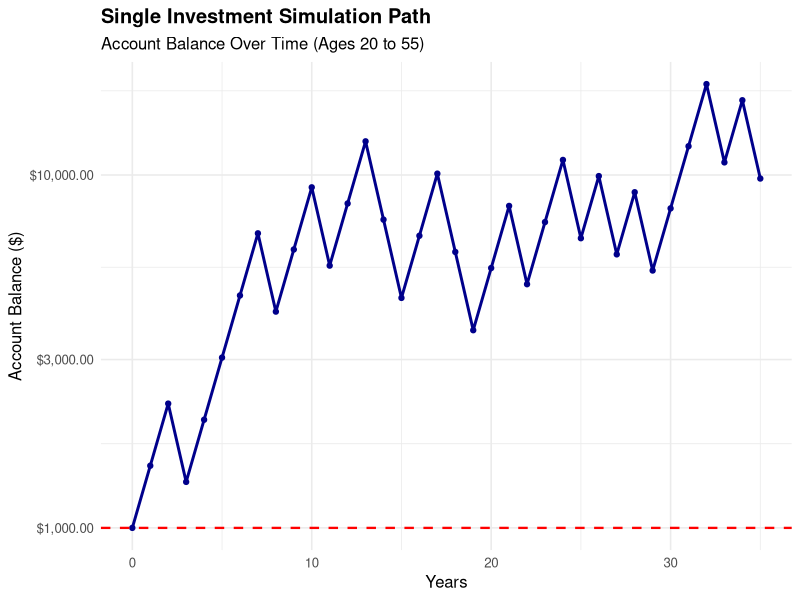
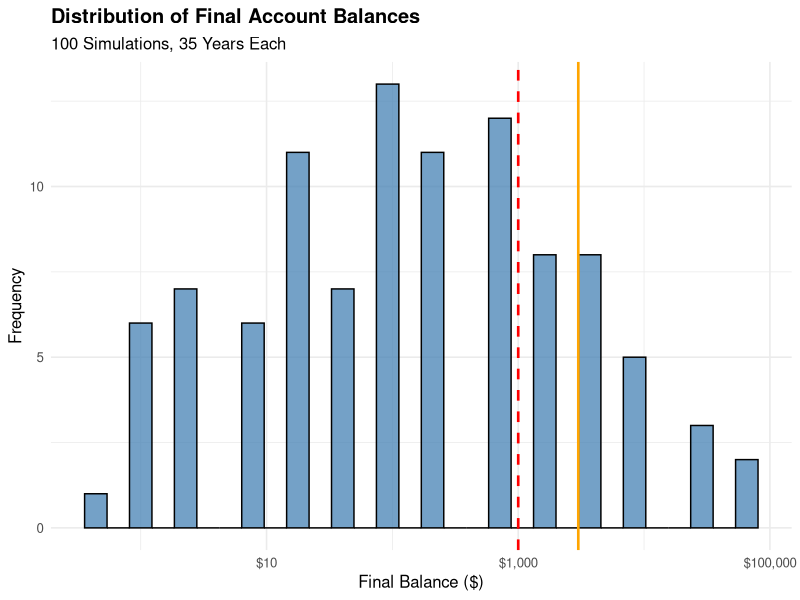
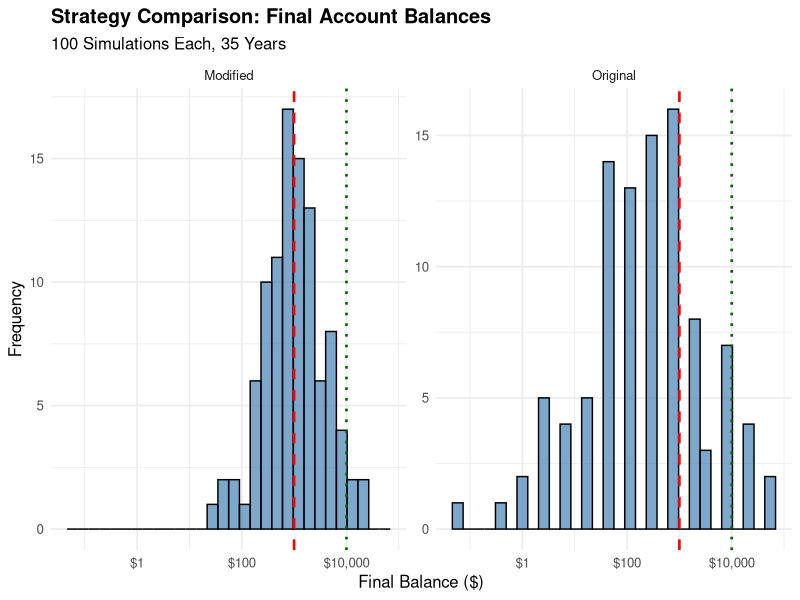
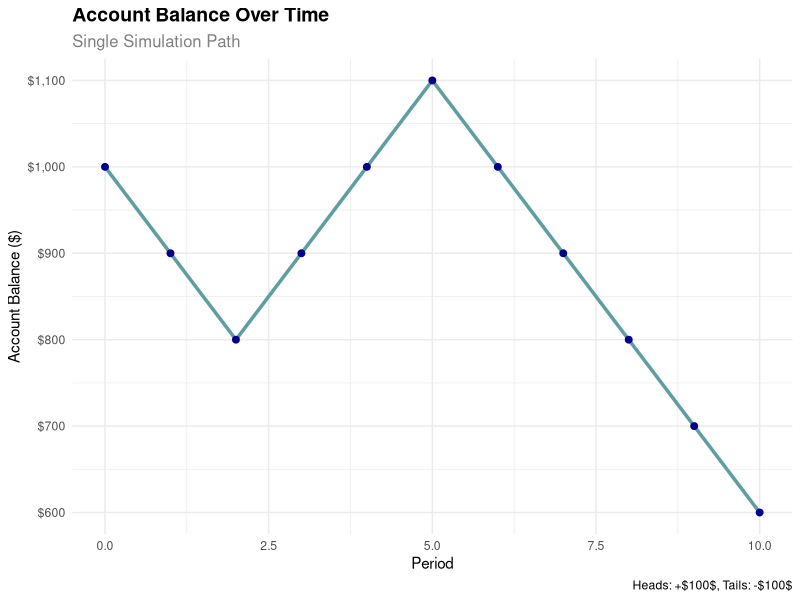
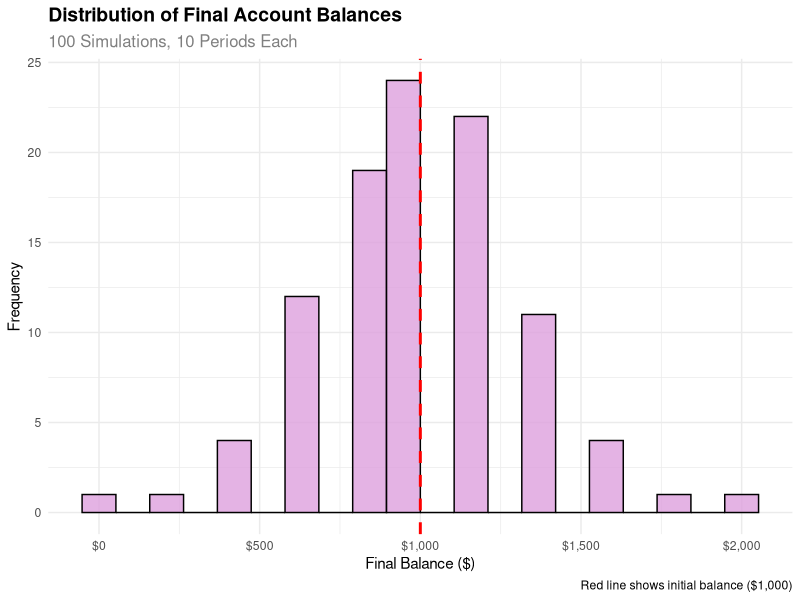

These figures' R source, in order:
## ---- chunk 1
#| label: single-simulation-plot-r
#| fig-cap: Single simulation showing account balance over time (R)
#| echo: false
#| include: true
#| eval: true

suppressPackageStartupMessages(library(tidyverse))
suppressPackageStartupMessages(library(ggplot2))

set.seed(42)

initial_balance <- 1000
n_periods <- 35

simulate_investment_path <- function(initial, periods) {
  balance <- initial
  path <- numeric(length = periods + 1)
  path[1] <- initial
  for (i in 1:periods) {
    coin_flip <- rbinom(1, 1, 0.5)
    if (coin_flip == 1) {
      balance <- balance * 1.5
    } else {
      balance <- balance * 0.6
    }
    path[i + 1] <- balance
  }
  path
}

time_series_data <- tibble(
  year = 0:n_periods,
  balance = simulate_investment_path(initial_balance, n_periods)
)

ggplot(time_series_data, aes(x = year, y = balance)) +
  geom_line(color = "darkblue", linewidth = 1) +
  geom_point(color = "darkblue", size = 1.5) +
  geom_hline(yintercept = initial_balance, linetype = "dashed", color = "red", linewidth = 0.8) +
  scale_y_log10(labels = scales::dollar_format()) +
  labs(
    title = "Single Investment Simulation Path",
    subtitle = "Account Balance Over Time (Ages 20 to 55)",
    x = "Years",
    y = "Account Balance ($)"
  ) +
  theme_minimal(base_size = 12) +
  theme(plot.title = element_text(face = "bold"))

tail_value <- tail(time_series_data$balance, 1)
cat(sprintf("Final balance: $%s\n", scales::comma(round(tail_value, 2))))
cat(sprintf("Return: %.1f%%\n", (tail_value / initial_balance - 1) * 100))
## ---- chunk 2
#| label: multiple-simulations-plot-r
#| fig-cap: Distribution of final account balances from 100 simulations (R)
#| echo: false
#| include: true
#| eval: true

suppressPackageStartupMessages(library(tidyverse))
suppressPackageStartupMessages(library(ggplot2))

set.seed(123)

initial_balance <- 1000
n_periods <- 35
n_sims <- 100

simulate_final_balance <- function(initial, periods) {
  balance <- initial
  for (i in 1:periods) {
    coin_flip <- rbinom(1, 1, 0.5)
    if (coin_flip == 1) {
      balance <- balance * 1.5
    } else {
      balance <- balance * 0.6
    }
  }
  balance
}

final_balances <- replicate(n_sims, simulate_final_balance(initial_balance, n_periods))

distribution_data <- tibble(
  sim_num = 1:n_sims,
  final_balance = final_balances
)

ggplot(distribution_data, aes(x = final_balance)) +
  geom_histogram(bins = 30, fill = "steelblue", alpha = 0.75, color = "black") +
  geom_vline(xintercept = initial_balance, color = "red", linetype = "dashed", linewidth = 0.9) +
  geom_vline(xintercept = mean(distribution_data$final_balance), color = "orange", linewidth = 0.9) +
  scale_x_log10(labels = scales::dollar_format()) +
  labs(
    title = "Distribution of Final Account Balances",
    subtitle = "100 Simulations, 35 Years Each",
    x = "Final Balance ($)",
    y = "Frequency"
  ) +
  theme_minimal(base_size = 12) +
  theme(plot.title = element_text(face = "bold"))

mean_balance <- mean(distribution_data$final_balance)
median_balance <- median(distribution_data$final_balance)
prob_above_initial <- mean(distribution_data$final_balance > initial_balance)
prob_above_10000 <- mean(distribution_data$final_balance > 10000)

cat(sprintf("Mean final balance: $%s\n", scales::comma(round(mean_balance, 2))))
cat(sprintf("Median final balance: $%s\n", scales::comma(round(median_balance, 2))))
cat(sprintf("Probability above $1,000: %.1f%%\n", prob_above_initial * 100))
cat(sprintf("Probability above $10,000: %.1f%%\n", prob_above_10000 * 100))
## ---- chunk 3
#| label: strategy-comparison-plot-r
#| fig-cap: Comparison of original vs modified strategies (R)
#| echo: false
#| include: true
#| eval: true

suppressPackageStartupMessages(library(tidyverse))
suppressPackageStartupMessages(library(ggplot2))

set.seed(456)

initial_balance <- 1000
n_periods <- 35
n_sims <- 100

# Original strategy: bet entire account
simulate_original_strategy <- function(initial, periods) {
  balance <- initial
  for (i in 1:periods) {
    coin_flip <- rbinom(1, 1, 0.5)
    if (coin_flip == 1) {
      balance <- balance * 1.5
    } else {
      balance <- balance * 0.6
    }
  }
  balance
}

# Modified strategy: bet 50% of account each time
simulate_modified_strategy <- function(initial, periods) {
  balance <- initial
  for (i in 1:periods) {
    coin_flip <- rbinom(1, 1, 0.5)
    bet_amount <- balance * 0.5
    if (coin_flip == 1) {
      balance <- balance - bet_amount + (bet_amount * 1.5)
    } else {
      balance <- balance - bet_amount + (bet_amount * 0.6)
    }
  }
  balance
}

original_balances <- replicate(n_sims, simulate_original_strategy(initial_balance, n_periods))
modified_balances <- replicate(n_sims, simulate_modified_strategy(initial_balance, n_periods))

comparison_df <- tibble(
  strategy = rep(c("Original", "Modified"), each = n_sims),
  final_balance = c(original_balances, modified_balances)
)

library(scales)

ggplot(comparison_df, aes(x = final_balance)) +
  geom_histogram(bins = 30, fill = "steelblue", alpha = 0.7, color = "black") +
  geom_vline(xintercept = 1000, color = "red", linetype = "dashed", linewidth = 0.9) +
  geom_vline(xintercept = 10000, color = "darkgreen", linetype = "dotted", linewidth = 0.9) +
  scale_x_log10(labels = dollar_format()) +
  labs(
    title = "Strategy Comparison: Final Account Balances",
    subtitle = "100 Simulations Each, 35 Years",
    x = "Final Balance ($)",
    y = "Frequency"
  ) +
  facet_wrap(~ strategy, nrow = 1, scales = "free_y") +
  theme_minimal(base_size = 12) +
  theme(plot.title = element_text(face = "bold"))

orig_prob_above_1000 <- mean(original_balances > 1000)
orig_prob_above_10000 <- mean(original_balances > 10000)
mod_prob_above_1000 <- mean(modified_balances > 1000)
mod_prob_above_10000 <- mean(modified_balances > 10000)

cat("=== STRATEGY COMPARISON RESULTS (R) ===\n")
cat(sprintf("Original Strategy: P(> $1,000) = %.1f%%, P(> $10,000) = %.1f%%\n",
            orig_prob_above_1000 * 100, orig_prob_above_10000 * 100))
cat(sprintf("Modified Strategy: P(> $1,000) = %.1f%%, P(> $10,000) = %.1f%%\n",
            mod_prob_above_1000 * 100, mod_prob_above_10000 * 100))
## ---- chunk 4
#| label: simple-sim-r
#| fig-cap: R simulation of coin flip game
#| echo: false
#| include: false

suppressPackageStartupMessages(library(tidyverse))

# Set seed for reproducibility
set.seed(123)

# Number of simulations
n_sims <- 10

# Create simulation data
sim_data <- tibble(
  sim_num = 1:n_sims,
  coin_flip = rbinom(n = n_sims, size = 1, prob = 0.5)
) %>%
  mutate(
    winnings = if_else(coin_flip == 1, 100, -100)
  )

# Display results
sim_data
## ---- chunk 5
#| label: timeseries-sim-r
#| fig-cap: R time-series simulation of account balance
#| echo: false
#| include: false

suppressPackageStartupMessages(library(tidyverse))
suppressPackageStartupMessages(library(ggplot2))

# Set seed for reproducibility
set.seed(456)

# Parameters
initial_balance <- 1000
n_periods <- 10
n_sims <- 1  # Start with one simulation

# Simulate one path
simulate_path <- function(initial, periods) {
  balance <- initial
  path <- numeric(periods + 1)
  path[1] <- initial
  
  for (i in 1:periods) {
    coin_flip <- rbinom(1, 1, 0.5)
    if (coin_flip == 1) {
      balance <- balance + 100
    } else {
      balance <- balance - 100
    }
    path[i + 1] <- balance
  }
  
  return(path)
}

# Run simulation
time_series_data <- tibble(
  period = 0:n_periods,
  balance = simulate_path(initial_balance, n_periods)
)

# Create time series plot
ggplot(time_series_data, aes(x = period, y = balance)) +
  geom_line(color = "cadetblue", linewidth = 1.2) +
  geom_point(color = "darkblue", size = 2) +
  labs(
    title = "Account Balance Over Time",
    subtitle = "Single Simulation Path",
    x = "Period",
    y = "Account Balance ($)",
    caption = "Heads: +$100$, Tails: -$100$"
  ) +
  scale_y_continuous(labels = scales::dollar_format()) +
  theme_minimal() +
  theme(
    plot.title = element_text(size = 14, face = "bold"),
    plot.subtitle = element_text(size = 12, color = "gray50")
  )

# Show the data
time_series_data
## ---- chunk 6
#| label: distribution-sim-r
#| fig-cap: R probability distribution of final balances
#| echo: false
#| include: false

suppressPackageStartupMessages(library(tidyverse))
suppressPackageStartupMessages(library(ggplot2))

# Set seed for reproducibility
set.seed(789)

# Parameters
initial_balance <- 1000
n_periods <- 10
n_sims <- 100  # Multiple simulations

# Simulate multiple paths
simulate_final_balance <- function(initial, periods) {
  balance <- initial
  for (i in 1:periods) {
    coin_flip <- rbinom(1, 1, 0.5)
    if (coin_flip == 1) {
      balance <- balance + 100  # $100 gain
    } else {
      balance <- balance - 100  # $100 loss
    }
  }
  return(balance)
}

# Run multiple simulations
final_balances <- replicate(n_sims, simulate_final_balance(initial_balance, n_periods))

# Create data frame
distribution_data <- tibble(
  sim_num = 1:n_sims,
  final_balance = final_balances
)

# Create histogram
ggplot(distribution_data, aes(x = final_balance)) +
  geom_histogram(bins = 20, fill = "plum", alpha = 0.8, color = "black") +
  geom_vline(xintercept = initial_balance, color = "red", linetype = "dashed", linewidth = 1) +
  labs(
    title = "Distribution of Final Account Balances",
    subtitle = paste("100 Simulations,", n_periods, "Periods Each"),
    x = "Final Balance ($)",
    y = "Frequency",
    caption = "Red line shows initial balance ($1,000)"
  ) +
  scale_x_continuous(labels = scales::dollar_format()) +
  theme_minimal() +
  theme(
    plot.title = element_text(size = 14, face = "bold"),
    plot.subtitle = element_text(size = 12, color = "gray50")
  )

# Summary statistics
summary_stats <- distribution_data %>%
  summarise(
    mean_balance = mean(final_balance),
    median_balance = median(final_balance),
    prob_above_initial = mean(final_balance > initial_balance)
  )

print("Summary Statistics:")
summary_stats
